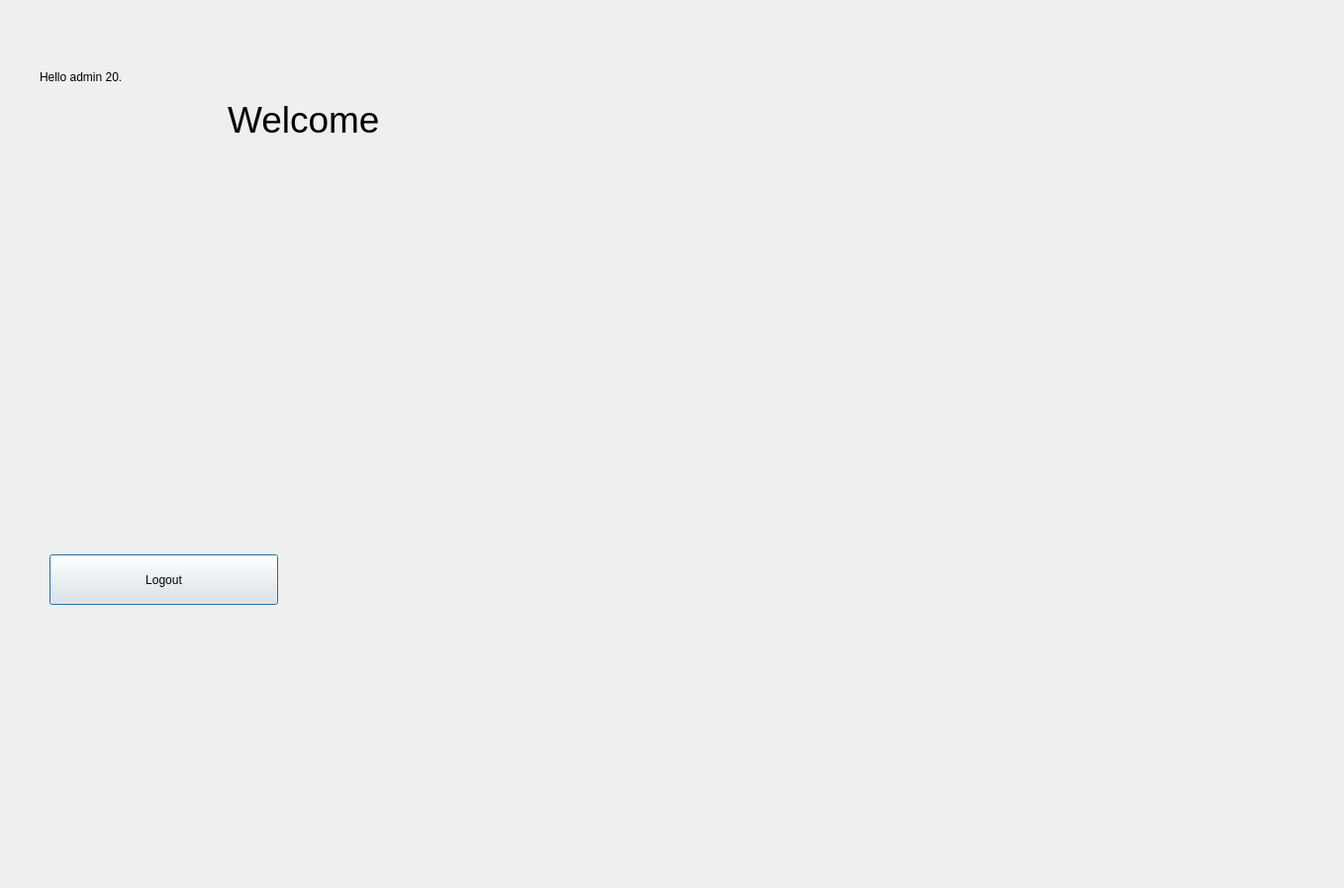
<?xml version="1.0" encoding="UTF-8"?>
<ui version="4.0">
 <class>WelcomeWindow</class>
 <widget class="QDialog" name="WelcomeWindow">
  <property name="geometry">
   <rect>
    <x>0</x>
    <y>0</y>
    <width>1358</width>
    <height>897</height>
   </rect>
  </property>
  <property name="windowTitle">
   <string>Dialog</string>
  </property>
  <widget class="QLabel" name="label_hello">
   <property name="geometry">
    <rect>
     <x>40</x>
     <y>70</y>
     <width>131</width>
     <height>16</height>
    </rect>
   </property>
   <property name="text">
    <string>Hello admin 20.</string>
   </property>
  </widget>
  <widget class="QLabel" name="label_welcome">
   <property name="geometry">
    <rect>
     <x>230</x>
     <y>100</y>
     <width>161</width>
     <height>41</height>
    </rect>
   </property>
   <property name="font">
    <font>
     <pointsize>28</pointsize>
    </font>
   </property>
   <property name="text">
    <string>Welcome</string>
   </property>
  </widget>
  <widget class="QLabel" name="label_image">
   <property name="geometry">
    <rect>
     <x>10</x>
     <y>10</y>
     <width>1301</width>
     <height>671</height>
    </rect>
   </property>
   <property name="minimumSize">
    <size>
     <width>741</width>
     <height>0</height>
    </size>
   </property>
   <property name="text">
    <string/>
   </property>
  </widget>
  <widget class="QPushButton" name="pushButton_logout">
   <property name="geometry">
    <rect>
     <x>50</x>
     <y>560</y>
     <width>231</width>
     <height>51</height>
    </rect>
   </property>
   <property name="text">
    <string>Logout</string>
   </property>
  </widget>
 </widget>
 <resources/>
 <connections/>
</ui>
